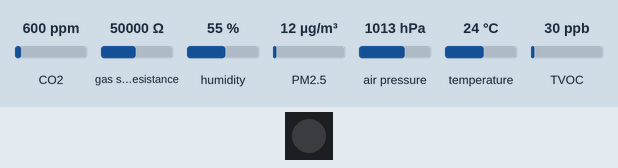
A program run on a simulated CircuitPython board. Parts: 1 RGB LEDs in strip order, left to right. Inputs (shaded band) come from the test bench; at power-on: CO2 600 ppm, gas sensor resistance 50000 Ω, humidity 55 %, PM2.5 12 µg/m³, air pressure 1013 hPa, temperature 24 °C, TVOC 30 ppb. No MQTT or app messages arrive unless stated; values from a settings file that is not in the repository are placeholders; deep sleep restarts the program when it ends; the clock reads 2024-03-15 10:24:30 at power-on unless the program sets it; what the program prints to the serial console is not drawn.

Above: at 1.2 s.
1.3 s: CO2 set to 1050 ppm
At 1.84 s:
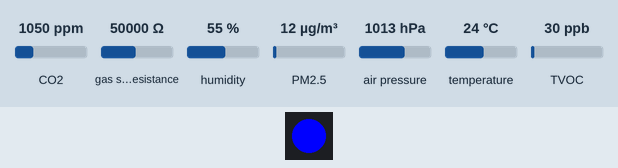
Timing chart, 0 to 4.3 s (numbered marks = the images above; inputs shaded):
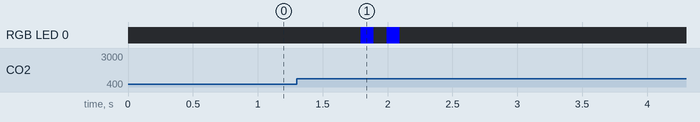

The program:

code_inside_station.py
```python
import time, json, board, wifi, socketpool, alarm
import adafruit_minimqtt.adafruit_minimqtt as MQTT
import adafruit_tmp117
import neopixel

# --- Imports optionnels par capteur ---
try:
    import adafruit_scd4x
except ImportError:
    adafruit_scd4x = None

try:
    from adafruit_pm25.i2c import PM25_I2C
except ImportError:
    PM25_I2C = None

try:
    import adafruit_bme680
except ImportError:
    adafruit_bme680 = None

try:
    import adafruit_sgp30
except ImportError:
    adafruit_sgp30 = None

from secrets import secrets

SLEEP_S = int(secrets.get("publish_period", 60))
HA_PREFIX = secrets.get("ha_discovery_prefix", "homeassistant")
DEVICE_NAME = secrets.get("device_name", "Capteur IAQ")
DEVICE_ID_BASE = secrets.get("device_id_base", "iaq_device")
TOPIC_BASE = secrets.get("mqtt_topic_base", "home/iaq")

# ---------- Utilitaires ----------
def mac_suffix():
    m = wifi.radio.mac_address  # bytes(6)
    return "".join(f"{b:02x}" for b in m[-3:])  # 6 hex chars

def build_device_id():
    return f"{DEVICE_ID_BASE}_{mac_suffix()}"

def topics_for(device_id):
    return (
        f"{TOPIC_BASE}/{device_id}/state",
        f"{TOPIC_BASE}/{device_id}/availability",
    )

def r(v, nd=1):
    try:
        return round(float(v), nd)
    except Exception:
        return None

# ---------- I2C & capteurs ----------
i2c = board.STEMMA_I2C()

# TMP117 (T haute précision)
tmp = adafruit_tmp117.TMP117(i2c)  # 0x48

# SCD41 (CO2, T, RH)
scd = None
if adafruit_scd4x is not None:
    try:
        scd = adafruit_scd4x.SCD4X(i2c)  # 0x62
        print("SCD4x Serial:", [hex(i) for i in scd.serial_number])
        try:
            scd.start_periodic_measurement()  # mesure continue entre réveils
        except Exception as ex:
            print("SCD4x start:", ex)
    except Exception as ex2:
        scd = None
        print("SCD4x init:", ex2)

# PMSA003I (PM)
pm25 = None
if PM25_I2C is not None:
    try:
        pm25 = PM25_I2C(i2c, reset_pin=None)  # 0x12
    except Exception as ex:
        pm25 = None
        print("PM25 init:", ex)

# BME688 (T, RH, P, Gas)
bme = None
if adafruit_bme680 is not None:
    try:
        bme = adafruit_bme680.Adafruit_BME680_I2C(i2c)  # 0x77 (ou 0x76)
        bme.sea_level_pressure = 1013.25
    except Exception as ex:
        bme = None
        print("BME688 init:", ex)

# SGP30 (eCO2, TVOC)
sgp = None
if adafruit_sgp30 is not None:
    try:
        sgp = adafruit_sgp30.Adafruit_SGP30(i2c)
        sgp.iaq_init()  # obligatoire avant mesures
    except Exception as ex:
        sgp = None
        print("SGP30 init:", ex)

# ---------- Aides mesures ----------
def read_scd_low_power(max_wait_s=6.0):
    if scd is None:
        return {}
    t0 = time.monotonic()
    while not scd.data_ready and (time.monotonic() - t0) < max_wait_s:
        time.sleep(0.2)
    out = {}
    if scd.data_ready:
        try:
            if scd.CO2 is not None:
                out["co2"] = int(scd.CO2)
        except Exception:
            pass
        try:
            if scd.relative_humidity is not None:
                out["humidity_scd"] = r(scd.relative_humidity, 1)
        except Exception:
            pass
        try:
            if scd.temperature is not None:
                out["temperature_scd"] = scd.temperature
        except Exception:
            pass
    else:
        print("SCD4x: no data")
    return out

def read_pm25():
    if pm25 is None:
        return {}
    try:
        data = pm25.read()
    except Exception as ex:
        print("PM25 read:", ex)
        return {}
    # µg/m3 (prefer env if present)
    pm1 = data.get("pm10 env") or data.get("pm10 standard")
    pm25v = data.get("pm25 env") or data.get("pm25 standard")
    pm10 = data.get("pm100 env") or data.get("pm100 standard")
    out = {}
    if pm1 is not None:   out["pm1_0"] = int(pm1)
    if pm25v is not None: out["pm2_5"] = int(pm25v)
    if pm10 is not None:  out["pm10"]  = int(pm10)
    # Comptages (part/0.1L)
    for k_from, k_to in [
        ("particles 03um", "n0_3"),
        ("particles 05um", "n0_5"),
        ("particles 10um", "n1_0"),
        ("particles 25um", "n2_5"),
        ("particles 50um", "n5_0"),
        ("particles 100um", "n10"),
    ]:
        v = data.get(k_from)
        if v is not None:
            out[k_to] = int(v)
    return out

def read_bme():
    if bme is None:
        return {}
    out = {}
    try:
        out["temperature_bme"] = r(bme.temperature, 1)   # °C
        out["humidity_bme"]    = r(bme.humidity, 1)      # %RH
        out["pressure_bme"]    = r(bme.pressure, 1)      # hPa
        try:
            out["gas_resistance_bme"] = int(bme.gas)     # Ω
        except Exception:
            pass
    except Exception as ex:
        print("BME read:", ex)
    return out

def _set_sgp30_humidity_compensation():
    """Configure la compensation humidité SGP30 en priorité avec TMP117 pour la température."""
    if sgp is None:
        return

    temp = None
    rh = None

    # 1. Température depuis TMP117 si dispo
    try:
        temp = float(tmp.temperature)
    except Exception:
        temp = None

    # 2. Humidité depuis SCD41 en priorité, sinon BME688
    if scd is not None and getattr(scd, "relative_humidity", None) is not None:
        rh = float(scd.relative_humidity)
    elif bme is not None and getattr(bme, "humidity", None) is not None:
        rh = float(bme.humidity)

    # 3. Si TMP117 absent, on peut prendre la température d’un autre capteur
    if temp is None:
        if scd is not None and getattr(scd, "temperature", None) is not None:
            temp = float(scd.temperature)
        elif bme is not None and getattr(bme, "temperature", None) is not None:
            temp = float(bme.temperature)

    if temp is None or rh is None:
        return

    try:
        if hasattr(sgp, "set_iaq_relative_humidity"):
            sgp.set_iaq_relative_humidity(temp, rh)
        else:
            # calcul humidité absolue pour API legacy
            import math
            es = 6.112 * math.exp((17.62 * temp) / (243.12 + temp))  # hPa
            ah = (216.7 * (rh / 100.0) * es) / (273.15 + temp)       # g/m3
            sgp.set_iaq_humidity(ah)
    except Exception as ex:
        print("SGP30 RH comp:", ex)

def _sgp30_baseline_store_or_restore():
    """Stocke/restore baseline via alarm.sleep_memory.
       Mémoire: [1]=flag, [2..3]=eCO2 MSB..LSB, [4..5]=TVOC MSB..LSB
    """
    if sgp is None:
        return
    try:
        # restore si flag = 0xB1
        if alarm.sleep_memory[1] == 0xB1:
            be = (alarm.sleep_memory[2] << 8) | alarm.sleep_memory[3]
            bt = (alarm.sleep_memory[4] << 8) | alarm.sleep_memory[5]
            if be and bt:
                sgp.set_iaq_baseline(be, bt)
                print("SGP30 baseline restored:", be, bt)
    except Exception:
        pass

def _sgp30_baseline_save_if_valid():
    if sgp is None:
        return
    try:
        be = sgp.baseline_eCO2
        bt = sgp.baseline_TVOC
        if be and bt:
            alarm.sleep_memory[1] = 0xB1
            alarm.sleep_memory[2] = (be >> 8) & 0xFF
            alarm.sleep_memory[3] = be & 0xFF
            alarm.sleep_memory[4] = (bt >> 8) & 0xFF
            alarm.sleep_memory[5] = bt & 0xFF
            print("SGP30 baseline saved:", be, bt)
    except Exception as ex:
        print("SGP30 baseline save:", ex)

def read_sgp30():
    if sgp is None:
        return {}
    out = {}
    try:
        # compensation humidité avant mesure
        _set_sgp30_humidity_compensation()
        eco2, tvoc = sgp.iaq_measure()
        if eco2 is not None:
            out["eco2_sgp"] = int(eco2)  # ppm
        if tvoc is not None:
            out["tvoc"] = int(tvoc)      # ppb
    except Exception as ex:
        print("SGP30 read:", ex)
    return out

# ---------- Wi‑Fi & MQTT ----------
def mqtt_client():
    wifi.radio.connect(secrets["ssid"], secrets["password"])
    pool = socketpool.SocketPool(wifi.radio)
    cli = MQTT.MQTT(
        broker=secrets["mqtt_broker"],
        port=secrets.get("mqtt_port", 1883),
        username=secrets.get("mqtt_user"),
        password=secrets.get("mqtt_password"),
        socket_pool=pool,
        ssl_context=None
    )
    cli.connect()
    return cli

def publish_ha_discovery(cli, device_id, topic_state, topic_avail):
    """Publie la découverte Home Assistant une seule fois (flag en sleep_memory[0])."""
    try:
        published = (alarm.sleep_memory[0] == 0xA5)
    except Exception:
        published = False
    if published:
        return

    device_info = {
        "identifiers": [device_id],
        "name": DEVICE_NAME,
        "manufacturer": "DIY",
        "model": "QT Py ESP32-S3 + TMP117 + SCD41 + PMSA003I + BME688 + SGP30",
    }

    def pub_config(suffix, name, unit, dev_cla, value_tpl, state_class="measurement"):
        cfg = {
            "name": f"{DEVICE_NAME} {name}",
            "uniq_id": f"{device_id}_{suffix}",
            "stat_t": topic_state,
            "unit_of_meas": unit,
            "dev_cla": dev_cla,
            "val_tpl": value_tpl,
            "dev": device_info,
            "avty_t": topic_avail,
            "stat_cla": state_class,
        }
        cli.publish(f"{HA_PREFIX}/sensor/{device_id}_{suffix}/config", json.dumps(cfg), retain=True)

    # Température principale (TMP117)
    pub_config("temp", "Température", "°C", "temperature", "{{ value_json.temperature }}")

    # SCD41
    pub_config("hum_scd", "Humidité (SCD41)", "%", "humidity", "{{ value_json.humidity_scd }}")
    pub_config("co2", "CO₂ (SCD41)", "ppm", "carbon_dioxide", "{{ value_json.co2 }}")
    pub_config("temp_scd", "Température (SCD41)", "°C", "temperature", "{{ value_json.temperature_scd }}")

    # BME688
    pub_config("temp_bme", "Température (BME688)", "°C", "temperature", "{{ value_json.temperature_bme }}")
    pub_config("hum_bme", "Humidité (BME688)", "%", "humidity", "{{ value_json.humidity_bme }}")
    pub_config("pres_bme", "Pression (BME688)", "hPa", "pressure", "{{ value_json.pressure_bme }}")
    pub_config("gas_bme", "Résistance gaz (BME688)", "Ω", None, "{{ value_json.gas_resistance_bme }}")

    # PMSA003I (PM)
    pub_config("pm1_0", "PM1.0", "µg/m³", None, "{{ value_json.pm1_0 }}")
    pub_config("pm2_5", "PM2.5", "µg/m³", "pm25", "{{ value_json.pm2_5 }}")
    pub_config("pm10", "PM10", "µg/m³", "pm10", "{{ value_json.pm10 }}")
    for key, label in [
        ("n0_3", "Counts ≥0.3µm"),
        ("n0_5", "Counts ≥0.5µm"),
        ("n1_0", "Counts ≥1.0µm"),
        ("n2_5", "Counts ≥2.5µm"),
        ("n5_0", "Counts ≥5.0µm"),
        ("n10",  "Counts ≥10µm"),
    ]:
        pub_config(key, f"Particles {label}", "count/0.1L", None, f"{{{{ value_json.{key} }}}}")

    # SGP30
    pub_config("eco2_sgp", "eCO₂ (SGP30)", "ppm", "carbon_dioxide", "{{ value_json.eco2_sgp }}")
    pub_config("tvoc", "TVOC (SGP30)", "ppb", None, "{{ value_json.tvoc }}")

    # marque comme publié
    try:
        alarm.sleep_memory[0] = 0xA5
    except Exception:
        pass

# ---------- Main ----------
pixel = neopixel.NeoPixel(board.NEOPIXEL, 1)
device_id = build_device_id()
TOPIC_STATE, TOPIC_AVAIL = topics_for(device_id)

mqtt = None
try:
    mqtt = mqtt_client()
    mqtt.publish(TOPIC_AVAIL, "online", retain=True)

    publish_ha_discovery(mqtt, device_id, TOPIC_STATE, TOPIC_AVAIL)

    payload = {
        "device": device_id,
        "name": DEVICE_NAME,
        "timestamp": time.time(),
    }

    # TMP117
    try:
        t = r(tmp.temperature, 1)
        if t is not None:
            payload["temperature"] = t
    except Exception as e:
        print("TMP117 err:", e)

    # SCD41
    payload.update(read_scd_low_power(max_wait_s=10))

    # BME688
    payload.update(read_bme())

    # PM
    payload.update(read_pm25())

    # SGP30: restore baseline si dispo, mesure, puis sauvegarde
    _sgp30_baseline_store_or_restore()
    payload.update(read_sgp30())
    _sgp30_baseline_save_if_valid()

    if any(k in payload for k in (
        "temperature",
        "humidity_scd", "co2", "temperature_scd",
        "temperature_bme", "humidity_bme", "pressure_bme", "gas_resistance_bme",
        "pm1_0", "pm2_5", "pm10", "n0_3", "n0_5", "n1_0", "n2_5", "n5_0", "n10",
        "eco2_sgp", "tvoc",
    )):
        mqtt.publish(TOPIC_STATE, json.dumps(payload), retain=False)
        print("MQTT ->", payload)

    mqtt.disconnect()
    pixel.fill((0, 0, 255))
    time.sleep(0.1)
    pixel.fill((0, 0, 0))
    time.sleep(0.1)
    pixel.fill((0, 0, 255))
    time.sleep(0.1)
    pixel.fill((0, 0, 0))

except Exception as e:
    print("Erreur:", e)
    try:
        if mqtt:
            mqtt.disconnect()
    except Exception:
        pass

pixel.fill((0, 0, 0))

# ---------- Deep sleep ----------
print(f"Deep sleep {SLEEP_S} s …")
time_alarm = alarm.time.TimeAlarm(monotonic_time=time.monotonic() + SLEEP_S)
alarm.exit_and_deep_sleep_until_alarms(time_alarm)
```
